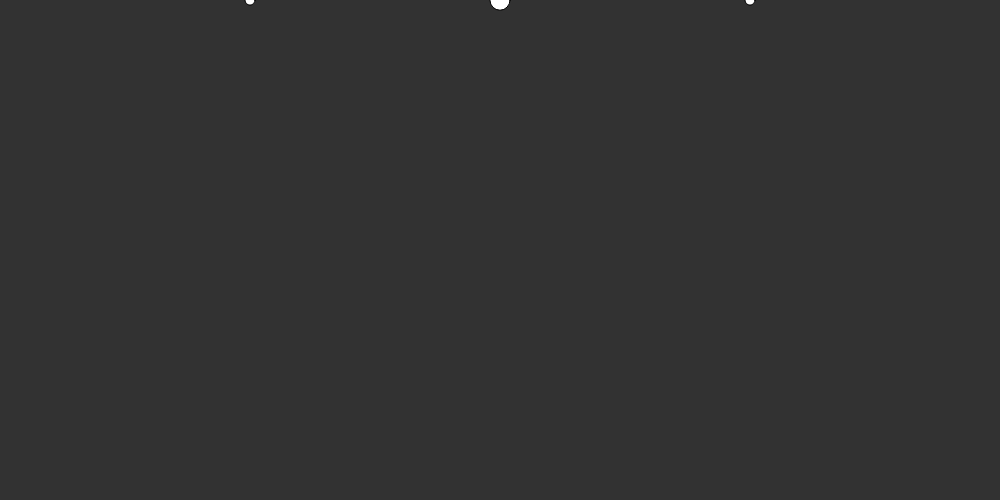
Frame 1 (no input)
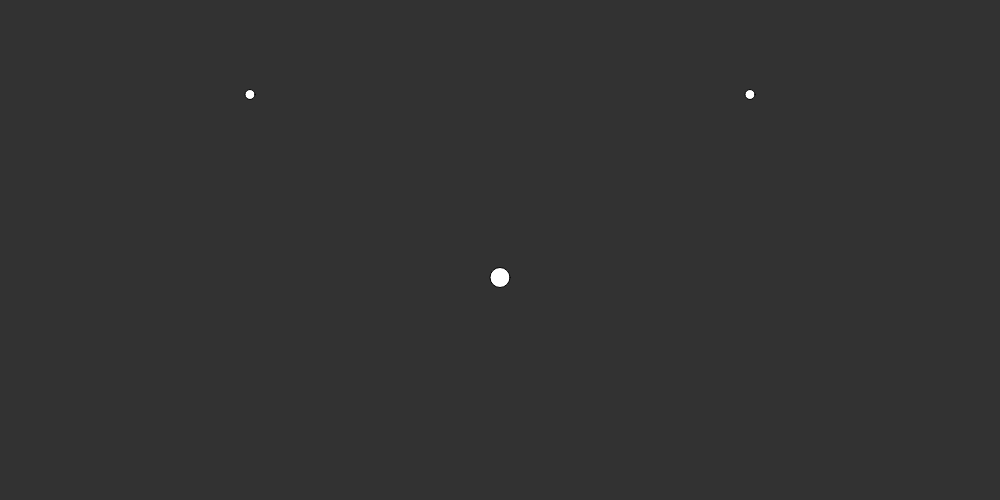
Frame 60 (no input)
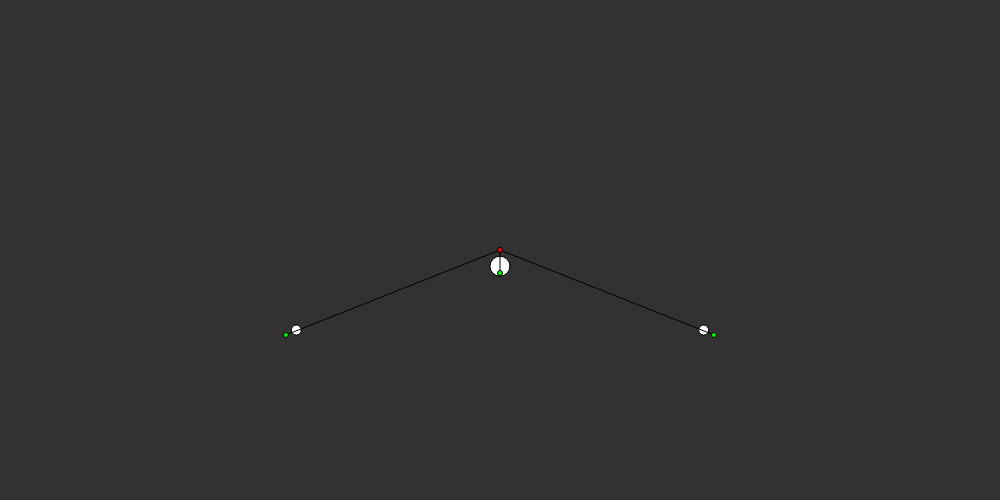
Frame 120 (the mouse pressed at the canvas centre since frame 60)

The p5.js sketch that drew these frames (run headless with seeded random() and noise() and a simulated clock; from frame 60 on, the mouse is pressed at the canvas centre):

// p5.js sketch
// ── sketch.js
function preload() {}

class Mover {
    constructor(pos, vel, acc, radius, mass) {
        this.pos = pos;
        this.vel = vel;
        this.acc = acc;

        this.radius = radius;
        this.mass = mass;
    }

    applyForce(force) {
        force.copy().div(this.mass);
        this.acc.add(force);
    }

    applyConstraints() {
        if (this.vel.y > 20) {
            this.vel.y = 20;
        }
    }

    update() {
        this.vel = this.vel.add(this.acc);
        // this.applyConstraints();
        this.pos = this.pos.add(this.vel);
        this.acc = this.acc.mult(0);
    }

    render() {
        stroke(0);
        fill(255);
        circle(this.pos.x, this.pos.y, this.radius);
    }
}

class Attractor {
    constructor(attractor, entity) {
        this.attractor = attractor;
        this.entity = entity;
    }

    createForce = () => {
        let force = this.entity.copy().sub(this.attractor);
        force.normalize();
        return force;
    };

    render() {
        push();
        line(this.entity.x, this.entity.y, this.attractor.x, this.attractor.y);
        fill(255, 0, 0);
        circle(this.entity.x, this.entity.y, 5);
        fill(0, 255, 0);
        circle(this.attractor.x, this.attractor.y, 5);
        pop();
    }
}

class Repeller {
    constructor(repeller, entity) {
        this.repeller = repeller;
        this.entity = entity;
    }

    createForce = () => {
        let force = this.entity.copy().sub(this.repeller).mult(-1);
        force.normalize();
        return force;
    };

    render() {
        push();
        line(this.entity.x, this.entity.y, this.repeller.x, this.repeller.y);
        fill(0, 255, 0);
        circle(this.entity.x, this.entity.y, 5);
        fill(255, 0, 0);
        circle(this.repeller.x, this.repeller.y, 5);
        pop();
    }
}

class Fluid {
    constructor() {}
}

//-----------------------------------------------------------------------------

// Gravity
//
const calculateGravity = (entity) => {
    let gravity = createVector(0, GRAVITY);
    gravity = gravity.mult(entity.mass);
    return gravity;
};

// Friction
//
// https://en.wikipedia.org/wiki/Friction
// https://simple.wikipedia.org/wiki/Coefficient_of_friction
const calculateFriction = (entity) => {
    // friction = -(vel * normal * coefficient of friction)
    const coefficientOfFriction = 0.05; // Mu [0..1]
    const frictionNormal = 1; // TODO: calculate w.r.t to angle of collision.
    const frictionFactor = coefficientOfFriction * frictionNormal;
    let friction = entity.vel.copy();
    friction.normalize();
    friction.mult(-1);
    friction.mult(frictionFactor);
    return friction;
};

// Drag
//
// https://en.wikipedia.org/wiki/Drag_(physics)
const calculateDrag = (entity) => {
    // drag = -(||vel| ^ 2 * coefficient of drag)
    const coefficientOfDrag = 0.001;
    const speed = entity.vel.mag();
    const dragFactor = speed * speed * coefficientOfDrag;
    let drag = entity.vel.copy();
    drag.normalize();
    drag.mult(-1);
    drag.mult(dragFactor);
    return drag;
};

//-----------------------------------------------------------------------------

const BG_COLOR = 50;
const CANVAS_W = 1000;
const CANVAS_H = 500;

const GRAVITY = 0.01;
const RADIUS_01 = 20;
const MASS_01 = RADIUS_01;
const RADIUS_02 = 10;
const MASS_02 = RADIUS_02;

let entities = [];
let forces = [];

function setup() {
    createCanvas(CANVAS_W, CANVAS_H);

    for (let element of document.getElementsByClassName('p5Canvas')) {
        element.addEventListener('contextmenu', (e) => e.preventDefault());
    }

    const e1 = new Mover(
        createVector(width * 0.25, -RADIUS),
        createVector(0, 0),
        createVector(0, 0),
        RADIUS_02,
        MASS_02
    );
    entities.push(e1);

    const e2 = new Mover(createVector(width / 2, -RADIUS), createVector(0, 0), createVector(0, 0), RADIUS_01, MASS_01);
    entities.push(e2);

    const e3 = new Mover(
        createVector(width * 0.75, -RADIUS),
        createVector(0, 0),
        createVector(0, 0),
        RADIUS_02,
        MASS_02
    );
    entities.push(e3);
}

function applyUniversalConstraints(entity) {
    // Top - Open
    // Right - Wall
    if (entity.pos.x + entity.radius / 2 > width) {
        entity.pos.x = width - entity.radius / 2;
        entity.vel.x = -entity.vel.x;
    }
    // Bottom - Ground
    if (entity.pos.y + entity.radius / 2 > height) {
        entity.pos.y = height - entity.radius / 2;
        entity.vel.y = -entity.vel.y;
    }
    // Left - Wall
    if (entity.pos.x - entity.radius / 2 < 0) {
        entity.pos.x = 0 + entity.radius / 2;
        entity.vel.x = -entity.vel.x;
    }
}

function draw() {
    background(BG_COLOR);

    for (let i = 0; i < entities.length; i++) {
        // Gravity
        let gravity = calculateGravity(entities[i]);
        entities[i].applyForce(gravity);

        // // Friction - NB: This add universal friction to an entity.
        let friction = calculateFriction(entities[i]);
        entities[i].applyForce(friction);

        // Drag
        // let drag = calculateDrag(entities[i]);
        // entities[i].applyForce(drag);

        // Wind
        if (mouseIsPressed) {
            let entity = entities[i].pos.copy();
            let mouse = createVector(mouseX, mouseY);
            if (mouseButton === LEFT) {
                let mouseAttractor = new Attractor(entity, mouse);
                entities[i].applyForce(mouseAttractor.createForce());
                // mouseAttractor.render();
                forces.push(mouseAttractor);
            }
            if (mouseButton === RIGHT) {
                let mouseRepeller = new Repeller(entity, mouse);
                entities[i].applyForce(mouseRepeller.createForce());
                // mouseRepeller.render();
                forces.push(mouseRepeller);
            }
        }

        applyUniversalConstraints(entities[i]);

        entities[i].applyConstraints();

        entities[i].update();
        entities[i].render();
    }

    for (let i = 0; i < forces.length; i++) {
        forces[i].render();
    }
    forces = [];
}
